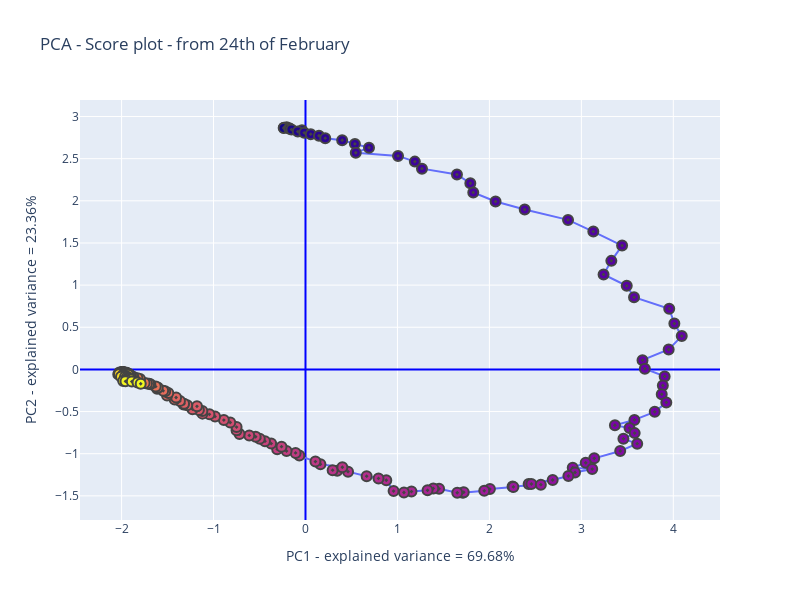

The cell this chart's notebook holds for it:
### Code cell
# Score plot
col = np.arange(len(df.index))
fig=go.Figure()
fig.add_trace(go.Scatter(x=x_red[:,0], y=x_red[:,1], mode='markers+lines', marker=dict(symbol=[200], 
             color = col, line_width=2, size=10), hovertext=(df.index)))
fig.update_layout(height=600, width=800, title='PCA - Score plot - from 24th of February', 
                  xaxis_title=xtit,yaxis_title=ytit, showlegend=False,
                  xaxis_zeroline=True, yaxis_zeroline=True, 
                  xaxis_zerolinecolor='blue', yaxis_zerolinecolor='blue')

### Figure 1 — Plotly figure (JSON) as saved in the notebook; plotly's stock layout.template omitted (floating-point values rounded to 4 significant figures; data arrays with more than 128 entries replaced by an {"elided": "..."} marker saying what was removed)
{"data": [{"hovertext": {"elided": "180 str values"}, "marker": {"color": {"elided": "180 int values"}, "line": {"width": 2}, "size": 10, "symbol": [200]}, "mode": "markers+lines", "type": "scatter", "x": {"elided": "180 float values"}, "y": {"elided": "180 float values"}}], "layout": {"height": 600, "showlegend": false, "title": {"text": "PCA - Score plot - from 24th of February"}, "width": 800, "xaxis": {"title": {"text": "PC1 - explained variance = 69.68%"}, "zeroline": true, "zerolinecolor": "blue"}, "yaxis": {"title": {"text": "PC2 - explained variance = 23.36%"}, "zeroline": true, "zerolinecolor": "blue"}}}
